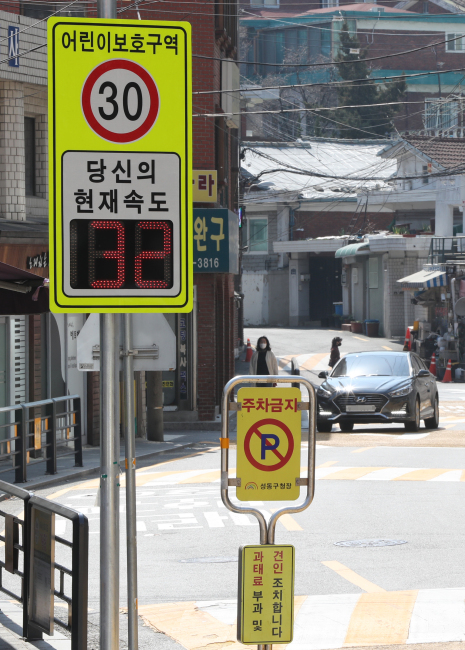
#> input picture images/12.jpg, 465 x 650 px
$ python -i sign_cropper_based_cv2.py   (imports and definitions only)
#> lines starting #> are read from the running program, lines starting #| are printed output that depends on the picture; after the words box and inside, x2 and y2 are one past the last pixel; in counts of white or black regions, pixels touching at a corner belong together
# 한국 어린이보호구역 표지판 전용 크로퍼
# 노란색 배경 + 파란 삼각형 + "30" 속도제한 특화

import cv2
import numpy as np
import os
from pathlib import Path
import json

class KoreanSchoolZoneCropper:
    def __init__(self, output_dir="school_zone_signs"):
#> in crop_and_save_signs, image is the input picture: shape (650, 465, 3); mean B, G, R 122.9, 135.6, 136.3
        self.output_dir = Path(output_dir)
        self.output_dir.mkdir(exist_ok=True)
        print("한국 어린이보호구역 표지판 전용 크로퍼 초기화 완료!")

        # 어린이보호구역 특화 설정
        self.yellow_ranges = [
            (np.array([15, 100, 100]), np.array([35, 255, 255])),  # 밝은 노란색
            (np.array([10, 80, 150]), np.array([40, 255, 255]))    # 더 넓은 노란색 범위
        ]

        self.blue_ranges = [
            (np.array([100, 50, 50]), np.array([130, 255, 255]))   # 파란색 삼각형
        ]

        self.red_ranges = [
            (np.array([0, 50, 50]), np.array([10, 255, 255])),     # 빨간색 원
            (np.array([170, 50, 50]), np.array([180, 255, 255]))
        ]

    def detect_yellow_background(self, image):
        """노란색 배경 탐지 (어린이보호구역의 핵심 특징)"""
        hsv = cv2.cvtColor(image, cv2.COLOR_BGR2HSV)
#> hsv: shape (650, 465, 3); mean H, S, V 63.6, 44.5, 142.5

        yellow_mask = np.zeros(hsv.shape[:2], dtype=np.uint8)

        for lower, upper in self.yellow_ranges:
            mask = cv2.inRange(hsv, lower, upper)
            yellow_mask = cv2.bitwise_or(yellow_mask, mask)
#> this loop made 2 passes
#> pass 1, in detect_yellow_background, `mask = cv2.inRange(hsv, lower, upper)`:
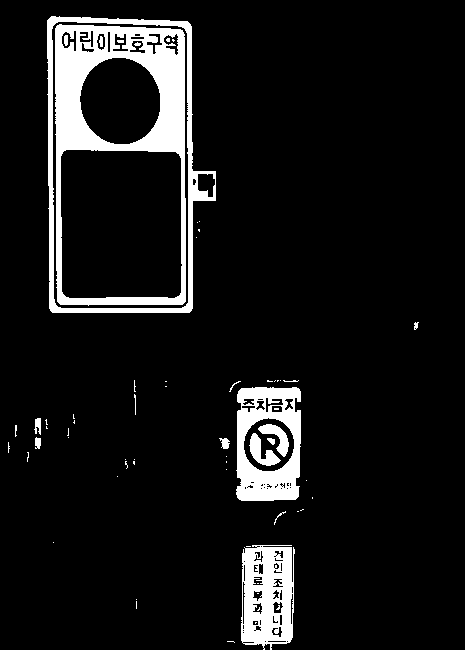
#> mask: shape (650, 465); 9.1% white; 64 white regions (46 under 20 px), largest, box (x1, y1, x2, y2) and area: (55, 24, 186, 306) 12221, (47, 16, 216, 313) 4758, (236, 387, 301, 501) 4538

        # 노이즈 제거 및 영역 확장
        kernel = np.ones((5, 5), np.uint8)
        yellow_mask = cv2.morphologyEx(yellow_mask, cv2.MORPH_CLOSE, kernel)
#> yellow_mask: shape (650, 465); 10.8% white; 38 white regions (22 under 20 px), largest, box (x1, y1, x2, y2) and area: (47, 16, 216, 313) 20031, (236, 387, 301, 501) 6308, (241, 545, 295, 650) 5221
        yellow_mask = cv2.morphologyEx(yellow_mask, cv2.MORPH_OPEN, kernel)
#> yellow_mask: shape (650, 465); 10.5% white; 5 white regions, box (x1, y1, x2, y2) and area: (47, 16, 208, 313) 19873, (236, 387, 301, 501) 6300, (241, 545, 295, 650) 5221, (35, 418, 48, 449) 243, (220, 438, 229, 449) 95
        yellow_mask = cv2.dilate(yellow_mask, kernel, iterations=2)
#> yellow_mask: shape (650, 465); 14.3% white; 4 white regions, box (x1, y1, x2, y2) and area: (43, 12, 212, 317) 26944, (216, 383, 305, 505) 9002, (237, 541, 299, 650) 6485, (31, 414, 52, 453) 659

        return yellow_mask

    def detect_blue_triangle(self, image, yellow_mask):
        """파란색 삼각형 탐지 (어린이 실루엣 영역)"""
        hsv = cv2.cvtColor(image, cv2.COLOR_BGR2HSV)

        blue_mask = np.zeros(hsv.shape[:2], dtype=np.uint8)

        for lower, upper in self.blue_ranges:
            mask = cv2.inRange(hsv, lower, upper)
            blue_mask = cv2.bitwise_or(blue_mask, mask)

        # 노란색 영역 내부의 파란색만 추출
        blue_in_yellow = cv2.bitwise_and(blue_mask, yellow_mask)
#> blue_in_yellow: shape (650, 465); 0.09% white; 23 white regions (22 under 20 px)

        # 삼각형 모양 필터링
        contours, _ = cv2.findContours(blue_in_yellow, cv2.RETR_EXTERNAL, cv2.CHAIN_APPROX_SIMPLE)
#> contours = 23 contours, 22 with area under 20; largest, box (x1, y1, x2, y2) and area: (262, 434, 279, 459) 234

        triangle_mask = np.zeros(blue_mask.shape, dtype=np.uint8)

        for contour in contours:
            area = cv2.contourArea(contour)
            if area > 200:  # 최소 크기
                # 윤곽선 근사하여 삼각형인지 확인
                peri = cv2.arcLength(contour, True)
                approx = cv2.approxPolyDP(contour, 0.02 * peri, True)

                # 삼각형이거나 삼각형에 가까운 모양
                if len(approx) >= 3 and len(approx) <= 6:
                    cv2.drawContours(triangle_mask, [contour], -1, 255, -1)
#> this loop made 23 passes
#> (area, peri) on pass 2: (233.5, 74.73)
#> triangle_mask: shape (650, 465); every value is 0

        return triangle_mask

    def detect_red_circle_with_30(self, image, yellow_mask):
        """빨간 원 안의 "30" 숫자 탐지"""
        hsv = cv2.cvtColor(image, cv2.COLOR_BGR2HSV)

        red_mask = np.zeros(hsv.shape[:2], dtype=np.uint8)

        for lower, upper in self.red_ranges:
            mask = cv2.inRange(hsv, lower, upper)
            red_mask = cv2.bitwise_or(red_mask, mask)

        # 노란색 영역 내부의 빨간색만 추출
        red_in_yellow = cv2.bitwise_and(red_mask, yellow_mask)
#> red_in_yellow: shape (650, 465); 1% white; 63 white regions (42 under 20 px)

        # 원형 모양 필터링
        contours, _ = cv2.findContours(red_in_yellow, cv2.RETR_EXTERNAL, cv2.CHAIN_APPROX_SIMPLE)
#> contours = 61 contours, 49 with area under 20; largest, box (x1, y1, x2, y2) and area: (82, 59, 159, 143) 4949, (244, 419, 294, 471) 1974, (140, 15, 196, 54) 246, (193, 117, 197, 170) 120, (193, 57, 196, 92) 61

        circle_mask = np.zeros(red_mask.shape, dtype=np.uint8)

        for contour in contours:
            area = cv2.contourArea(contour)
            if area > 100:  # 최소 크기
                # 원형도 검사
                perimeter = cv2.arcLength(contour, True)
                if perimeter > 0:
                    circularity = 4 * np.pi * area / (perimeter * perimeter)
                    if circularity > 0.5:  # 어느 정도 원형
                        cv2.drawContours(circle_mask, [contour], -1, 255, -1)
#> this loop made 61 passes
#> (area, perimeter, circularity) on passes 24, 53, 56, 59: (1974, 166, 0.9), (120.5, 120.9, 0.104), (4949, 264.1, 0.892), (245.5, 181.7, 0.0934)
#> circle_mask: shape (650, 465); 2.4% white; 2 white regions, box (x1, y1, x2, y2) and area: (82, 59, 159, 143) 5063, (244, 419, 294, 471) 2046

        return circle_mask

    def detect_school_zone_text(self, image, yellow_mask):
        """어린이보호구역/SCHOOL ZONE 텍스트 탐지"""
        gray = cv2.cvtColor(image, cv2.COLOR_BGR2GRAY)

        # 노란색 영역에서만 텍스트 찾기
        gray_in_yellow = cv2.bitwise_and(gray, gray, mask=yellow_mask)

        # 적응적 임계값으로 텍스트 강조
        binary = cv2.adaptiveThreshold(gray_in_yellow, 255,
                                     cv2.ADAPTIVE_THRESH_GAUSSIAN_C,
                                     cv2.THRESH_BINARY, 11, 2)
#> binary: shape (650, 465); 93% white; 156 black regions (89 under 20 px), largest, box (x1, y1, x2, y2) and area: (39, 8, 216, 322) 4537, (211, 379, 310, 510) 2866, (52, 22, 188, 308) 2164

        # 세로 방향 모폴로지 (한글 특성)
        kernel_vertical = cv2.getStructuringElement(cv2.MORPH_RECT, (1, 3))
#> kernel_vertical = [1, 1, 1]
        vertical_lines = cv2.morphologyEx(binary, cv2.MORPH_CLOSE, kernel_vertical)
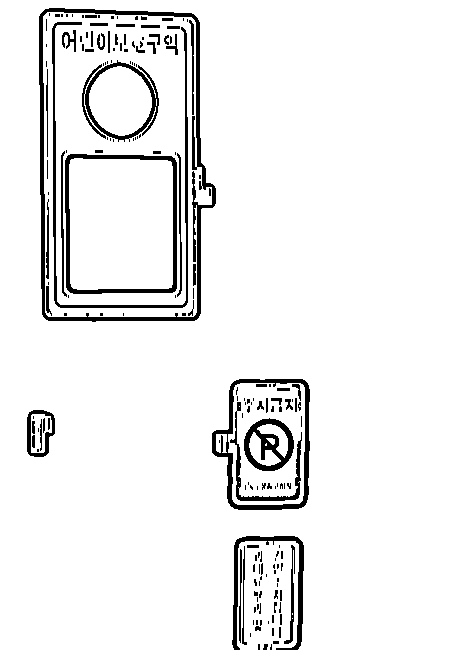
#> vertical_lines: shape (650, 465); 93.6% white; 183 black regions (120 under 20 px), largest, box (x1, y1, x2, y2) and area: (39, 8, 216, 322) 4125, (65, 154, 177, 294) 1941, (212, 379, 310, 510) 1937

        # 가로 방향 모폴로지 (영문 특성)
        kernel_horizontal = cv2.getStructuringElement(cv2.MORPH_RECT, (3, 1))
#> kernel_horizontal = [[1, 1, 1]]
        horizontal_lines = cv2.morphologyEx(binary, cv2.MORPH_CLOSE, kernel_horizontal)
#> horizontal_lines: shape (650, 465); 94% white; 215 black regions (146 under 20 px), largest, box (x1, y1, x2, y2) and area: (39, 8, 216, 322) 3968, (65, 154, 177, 294) 1941, (211, 379, 310, 510) 1862

        # 텍스트 영역 합치기
        text_mask = cv2.bitwise_or(vertical_lines, horizontal_lines)
#> text_mask: shape (650, 465); 94.6% white; 322 black regions (263 under 20 px), largest, box (x1, y1, x2, y2) and area: (39, 8, 216, 322) 3838, (65, 154, 177, 294) 1941, (212, 379, 310, 510) 1858

        # 작은 노이즈 제거
        kernel_clean = np.ones((2, 2), np.uint8)
        text_mask = cv2.morphologyEx(text_mask, cv2.MORPH_OPEN, kernel_clean)
#> text_mask: shape (650, 465); 94.4% white; 190 black regions (143 under 20 px), largest, box (x1, y1, x2, y2) and area: (40, 9, 217, 323) 4354, (213, 380, 311, 511) 1947, (66, 155, 178, 295) 1941

        return text_mask

    def combine_school_zone_features(self, image):
        """어린이보호구역 표지판의 모든 특징 결합"""
        # 1. 노란색 배경 탐지 (가장 중요)
        yellow_mask = self.detect_yellow_background(image)

        # 2. 파란색 삼각형 탐지
        blue_triangle = self.detect_blue_triangle(image, yellow_mask)

        # 3. 빨간색 원 (30 속도제한) 탐지
        red_circle = self.detect_red_circle_with_30(image, yellow_mask)

        # 4. 텍스트 영역 탐지
        text_mask = self.detect_school_zone_text(image, yellow_mask)

        # 특징들을 가중치로 결합
        combined_score = np.zeros_like(yellow_mask, dtype=np.float32)

        # 가중치 설정
        combined_score += yellow_mask.astype(np.float32) * 0.4      # 노란색 배경 40%
        combined_score += blue_triangle.astype(np.float32) * 0.25   # 파란 삼각형 25%
        combined_score += red_circle.astype(np.float32) * 0.25      # 빨간 원 25%
#> combined_score: shape (650, 465) float32; min 0, max 165.8, mean 16
        combined_score += text_mask.astype(np.float32) * 0.1        # 텍스트 10%

        # 점수를 0-255로 정규화
        if combined_score.max() > 0:
            combined_score = (combined_score / combined_score.max() * 255).astype(np.uint8)
        else:
            combined_score = combined_score.astype(np.uint8)

        # 임계값 적용 (50% 이상 점수)
        _, final_mask = cv2.threshold(combined_score, 127, 255, cv2.THRESH_BINARY)

        # 최종 정리
        kernel = np.ones((7, 7), np.uint8)
        final_mask = cv2.morphologyEx(final_mask, cv2.MORPH_CLOSE, kernel)
#> final_mask: shape (650, 465); 14.3% white; 4 white regions, box (x1, y1, x2, y2) and area: (43, 12, 212, 317) 26948, (216, 383, 305, 505) 9004, (237, 541, 299, 650) 6546, (31, 414, 52, 453) 659
        final_mask = cv2.dilate(final_mask, kernel, iterations=1)
#> final_mask: shape (650, 465); 16.9% white; 4 white regions

        return final_mask, combined_score

    def extract_school_zone_candidates(self, image, mask, score_map):
        """어린이보호구역 표지판 후보 추출"""
        contours, _ = cv2.findContours(mask, cv2.RETR_EXTERNAL, cv2.CHAIN_APPROX_SIMPLE)
#> contours = 4 contours; box (x1, y1, x2, y2) and area: (40, 9, 215, 320) 48847, (213, 380, 308, 508) 10112, (234, 538, 302, 650) 7250, (28, 411, 55, 456) 986

        candidates = []

        for contour in contours:
            area = cv2.contourArea(contour)
            if area > 1000:  # 최소 크기 (표지판은 어느 정도 커야 함)
                x, y, w, h = cv2.boundingRect(contour)
                aspect_ratio = w / h

                # 어린이보호구역 표지판 비율 (보통 세로가 더 긴 직사각형)
                if (0.5 <= aspect_ratio <= 1.8 and
                    w >= 50 and h >= 60 and
                    w <= 500 and h <= 600):

                    # ROI에서 평균 점수 계산
                    roi_score = score_map[y:y+h, x:x+w]
                    avg_score = np.mean(roi_score) if roi_score.size > 0 else 0

                    # 색상 특징 검증
                    roi_image = image[y:y+h, x:x+w]
                    color_confidence = self.verify_school_zone_colors(roi_image)

                    # 최종 신뢰도 계산
                    final_confidence = (avg_score / 255.0) * 0.7 + color_confidence * 0.3

                    candidates.append({
                        'bbox': (x, y, x + w, y + h),
                        'area': area,
                        'aspect_ratio': aspect_ratio,
                        'avg_score': avg_score,
                        'color_confidence': color_confidence,
                        'confidence': final_confidence
                    })
#> this loop made 4 passes
#> (area, x, y, w, h, aspect_ratio, avg_score, total_pixels in verify_school_zone_colors) on passes 1, 3, 4: (7249.5, 234, 538, 68, 112, 0.607, 142.7, 7616), (10112, 213, 380, 95, 128, 0.742, 138.4, 12160), (48847, 40, 9, 175, 311, 0.563, 103.1, 54425)
#> pass 1, in extract_school_zone_candidates, `roi_image = image[y:y+h, x:x+w]`:
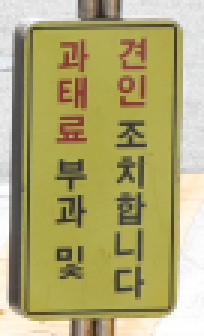
#> roi_image: shape (112, 68, 3) (shown 3 times larger); mean B, G, R 113.5, 167.2, 174.8
#> after the loop:
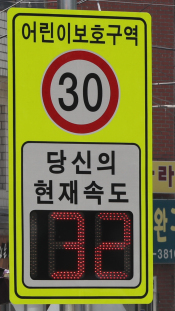
#> roi_image: shape (311, 175, 3); mean B, G, R 60.9, 117, 119.7
#> after the loop:
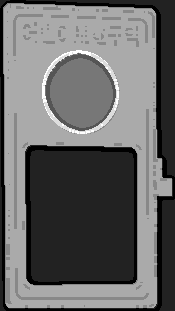
#> roi_score: shape (311, 175); min 0, max 255, mean 103.1
#> after the loop, candidates = 3 items

        # 신뢰도 순으로 정렬
        candidates.sort(key=lambda x: x['confidence'], reverse=True)
        return candidates

    def verify_school_zone_colors(self, roi):
        """ROI가 어린이보호구역 색상 조합을 가지고 있는지 검증"""
        if roi.size == 0:
            return 0.0

        hsv_roi = cv2.cvtColor(roi, cv2.COLOR_BGR2HSV)
        total_pixels = roi.shape[0] * roi.shape[1]

        # 노란색 비율
        yellow_mask = np.zeros(hsv_roi.shape[:2], dtype=np.uint8)
        for lower, upper in self.yellow_ranges:
            mask = cv2.inRange(hsv_roi, lower, upper)
            yellow_mask = cv2.bitwise_or(yellow_mask, mask)
        yellow_ratio = cv2.countNonZero(yellow_mask) / total_pixels

        # 파란색 비율
        blue_mask = np.zeros(hsv_roi.shape[:2], dtype=np.uint8)
        for lower, upper in self.blue_ranges:
            mask = cv2.inRange(hsv_roi, lower, upper)
            blue_mask = cv2.bitwise_or(blue_mask, mask)
        blue_ratio = cv2.countNonZero(blue_mask) / total_pixels

        # 빨간색 비율
        red_mask = np.zeros(hsv_roi.shape[:2], dtype=np.uint8)
        for lower, upper in self.red_ranges:
            mask = cv2.inRange(hsv_roi, lower, upper)
            red_mask = cv2.bitwise_or(red_mask, mask)
        red_ratio = cv2.countNonZero(red_mask) / total_pixels

        # 어린이보호구역 색상 조합 점수
        # 노란색이 주를 이루고, 파란색과 빨간색이 적절히 있어야 함
        color_score = 0.0

        if yellow_ratio > 0.3:  # 노란색이 30% 이상
            color_score += 0.5

        if blue_ratio > 0.05:   # 파란색이 5% 이상
            color_score += 0.25

        if red_ratio > 0.02:    # 빨간색이 2% 이상
            color_score += 0.25

        return min(1.0, color_score)

    def crop_and_save_signs(self, image_path, confidence_threshold=0.3):
        """이미지에서 어린이보호구역 표지판을 탐지하고 크롭하여 저장"""
        image = cv2.imread(image_path)
        if image is None:
            print(f"이미지를 읽을 수 없습니다: {image_path}")
            return 0

        print(f"처리 중: {os.path.basename(image_path)}")

        # 어린이보호구역 특징 탐지
        mask, score_map = self.combine_school_zone_features(image)
        candidates = self.extract_school_zone_candidates(image, mask, score_map)
#> candidates = 3 items

        # 신뢰도 필터링
        filtered_candidates = [c for c in candidates if c['confidence'] >= confidence_threshold]
#> filtered_candidates = 3 items

        if not filtered_candidates:
            print(f"  -> 어린이보호구역 표지판을 찾을 수 없습니다. (임계값: {confidence_threshold})")
            return 0

        # 상위 3개만 저장 (중복 방지)
        top_candidates = filtered_candidates[:3]
#> top_candidates = 3 items

        # 크롭 및 저장
        base_name = Path(image_path).stem
        saved_count = 0

        for i, candidate in enumerate(top_candidates):
            x1, y1, x2, y2 = candidate['bbox']

            # 패딩 추가 (표지판 전체가 보이도록)
            padding = 20
            x1 = max(0, x1 - padding)
            y1 = max(0, y1 - padding)
            x2 = min(image.shape[1], x2 + padding)
            y2 = min(image.shape[0], y2 + padding)

            # 크롭
            cropped = image[y1:y2, x1:x2]

            if cropped.size > 0:
                # 저장
                output_filename = f"{base_name}_school_zone_{i+1:02d}.jpg"
                output_path = self.output_dir / output_filename
                cv2.imwrite(str(output_path), cropped)
                saved_count += 1

                print(f"  -> 저장: {output_filename}")
                print(f"     신뢰도: {candidate['confidence']:.2f}")
                print(f"     색상 검증: {candidate['color_confidence']:.2f}")
                print(f"     크기: {x2-x1}x{y2-y1}")
#> this loop made 3 passes
#> (x1, y1, x2, y2, output_filename) on passes 1 to 3: (214, 518, 322, 650, '12_school_zone_01.jpg'), (193, 360, 328, 528, '12_school_zone_02.jpg'), (20, 0, 235, 340, '12_school_zone_03.jpg')
#> (printed output is left out)
#> pass 1, in crop_and_save_signs, `cropped = image[y1:y2, x1:x2]`:
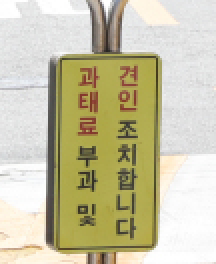
#> cropped: shape (132, 108, 3) (shown 2 times larger); mean B, G, R 166.4, 196.5, 201.3
#> pass 3, in crop_and_save_signs, `cropped = image[y1:y2, x1:x2]`:
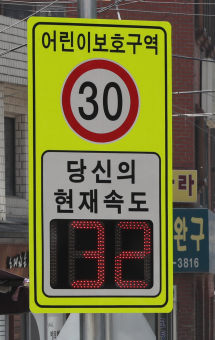
#> cropped: shape (340, 215, 3); mean B, G, R 66.4, 108.3, 111.1
#> after the loop, saved_count = 3

        return saved_count

    # [83 lines left out: functions process_folder, main, not called in this run]

# [4 lines not run here, left out]

>>> result = KoreanSchoolZoneCropper().crop_and_save_signs('images/12.jpg')
#> result = 3
